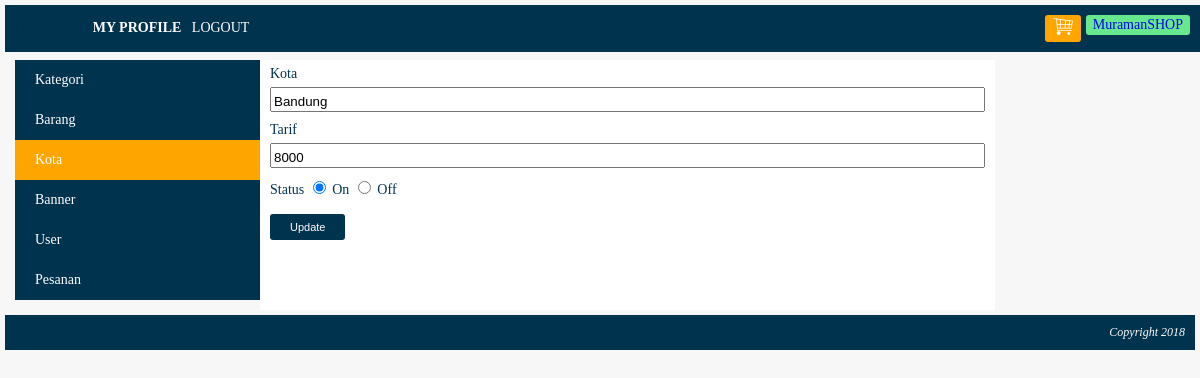
Screenshot of /index.php?page=my_profile&module=kota&action=form&kota_id=2 (signed in) with the database file from the repository.
### tables this page shows
CREATE TABLE `kota` (
  `kota_id` int(10) NOT NULL,
  `kota` varchar(150) NOT NULL,
  `tarif` int(10) NOT NULL,
  `status` enum('on','off') NOT NULL
);

### module/kota/form.php (the view)
<?php
	$kota_id = isset($_GET['kota_id']) ? $_GET['kota_id'] : false;
	$kota = "";
	$tarif = "";
	$status = "";
	$button = "Add";
	if($kota_id){
		$queryKota = mysqli_query($koneksi, "SELECT * FROM kota WHERE kota_id='$kota_id'");
		$row=mysqli_fetch_assoc($queryKota);
		$kota = $row['kota'];
		$tarif = $row['tarif'];
		$status = $row['status'];
		$button = "Update";
	}
?>
<form action="<?php echo BASE_URL."module/kota/action.php?kota_id=$kota_id"?>" method="post">
	<div class="element-form">
		<label>Kota
			<input type="text" name="kota" value="<?php echo $kota; ?>" />
		</label>
		<label>Tarif
			<input type="text" name="tarif" value="<?php echo $tarif; ?>" />
		</label>
		<label>Status</label>
			<input type="radio" name="status" value="on" <?php if($status == "on"){ echo "checked"; } ?> /> On
			<input type="radio" name="status" value="off" <?php if($status == "off"){ echo "checked"; } ?> /> Off
			<br><br>
		<input type="submit" name="button" value="<?php echo $button; ?>" class="submit-my-profile" />
	</div>
</form>

### css/style.css (style rules this page uses)
body { font-family:Verdana; font-size: 14px; color:#00334e; background: #f7f7f7; margin: 0px; padding: 0px; box-sizing: border-box; }
.element-form label input, textarea { display: block; width: 100%; padding-top: 5px; margin-bottom: 10px; margin-top:5px ; box-sizing: border-box; }
.element-form input[type="submit"] { background:#00334e;; padding: 7px 20px; color: white; border-radius: 3px; font-size: 11px; border: none; cursor: pointer; }

### rows the page displays
kota: kota "Bandung", tarif "8000", status "☑"
